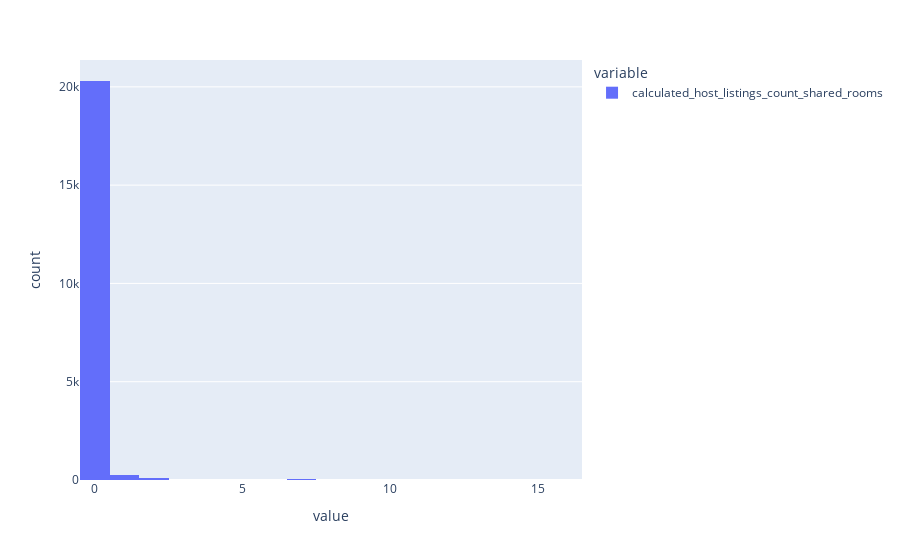

Notebook cell for this chart:
### Code cell
px.histogram(df_listings['calculated_host_listings_count_shared_rooms'])

### Figure 1 — Plotly figure (JSON) as saved in the notebook; plotly's stock layout.template omitted (floating-point values rounded to 4 significant figures; data arrays with more than 128 entries replaced by an {"elided": "..."} marker saying what was removed)
{"data": [{"alignmentgroup": "True", "bingroup": "x", "hovertemplate": "variable=calculated_host_listings_count_shared_rooms<br>value=%{x}<br>count=%{y}<extra></extra>", "legendgroup": "calculated_host_listings_count_shared_rooms", "marker": {"color": "#636efa", "pattern": {"shape": ""}}, "name": "calculated_host_listings_count_shared_rooms", "offsetgroup": "calculated_host_listings_count_shared_rooms", "orientation": "v", "showlegend": true, "type": "histogram", "x": {"elided": "20768 int values"}, "xaxis": "x", "yaxis": "y"}], "layout": {"barmode": "relative", "legend": {"title": {"text": "variable"}, "tracegroupgap": 0}, "margin": {"t": 60}, "xaxis": {"anchor": "y", "domain": [0, 1], "title": {"text": "value"}}, "yaxis": {"anchor": "x", "domain": [0, 1], "title": {"text": "count"}}}}
